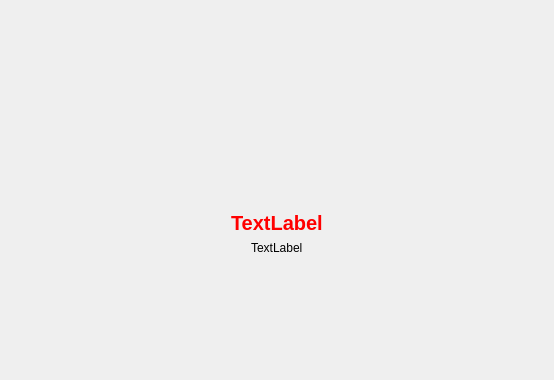
<?xml version="1.0" encoding="UTF-8"?>
<ui version="4.0">
 <class>LoadingUI</class>
 <widget class="QWidget" name="LoadingUI">
  <property name="geometry">
   <rect>
    <x>0</x>
    <y>0</y>
    <width>554</width>
    <height>380</height>
   </rect>
  </property>
  <property name="windowTitle">
   <string>Form</string>
  </property>
  <property name="styleSheet">
   <string notr="true">.LoadingUI{
	border: none;
	background-color: rgba(31, 41, 52,0.2);
}</string>
  </property>
  <layout class="QVBoxLayout" name="verticalLayout">
   <property name="leftMargin">
    <number>9</number>
   </property>
   <property name="rightMargin">
    <number>9</number>
   </property>
   <item>
    <spacer name="verticalSpacer">
     <property name="orientation">
      <enum>Qt::Vertical</enum>
     </property>
     <property name="sizeHint" stdset="0">
      <size>
       <width>20</width>
       <height>27</height>
      </size>
     </property>
    </spacer>
   </item>
   <item alignment="Qt::AlignHCenter|Qt::AlignVCenter">
    <widget class="QLabel" name="labelDoing">
     <property name="minimumSize">
      <size>
       <width>80</width>
       <height>80</height>
      </size>
     </property>
     <property name="maximumSize">
      <size>
       <width>80</width>
       <height>80</height>
      </size>
     </property>
     <property name="styleSheet">
      <string notr="true">border:none;</string>
     </property>
     <property name="text">
      <string/>
     </property>
    </widget>
   </item>
   <item alignment="Qt::AlignHCenter|Qt::AlignVCenter">
    <widget class="QLabel" name="labelBig">
     <property name="styleSheet">
      <string notr="true">font-size: 20px;
font-weight: 500;
color: #F00;</string>
     </property>
     <property name="text">
      <string>TextLabel</string>
     </property>
    </widget>
   </item>
   <item alignment="Qt::AlignHCenter|Qt::AlignVCenter">
    <widget class="QLabel" name="label">
     <property name="text">
      <string>TextLabel</string>
     </property>
    </widget>
   </item>
   <item>
    <spacer name="verticalSpacer_2">
     <property name="orientation">
      <enum>Qt::Vertical</enum>
     </property>
     <property name="sizeHint" stdset="0">
      <size>
       <width>20</width>
       <height>27</height>
      </size>
     </property>
    </spacer>
   </item>
  </layout>
 </widget>
 <resources/>
 <connections/>
</ui>
